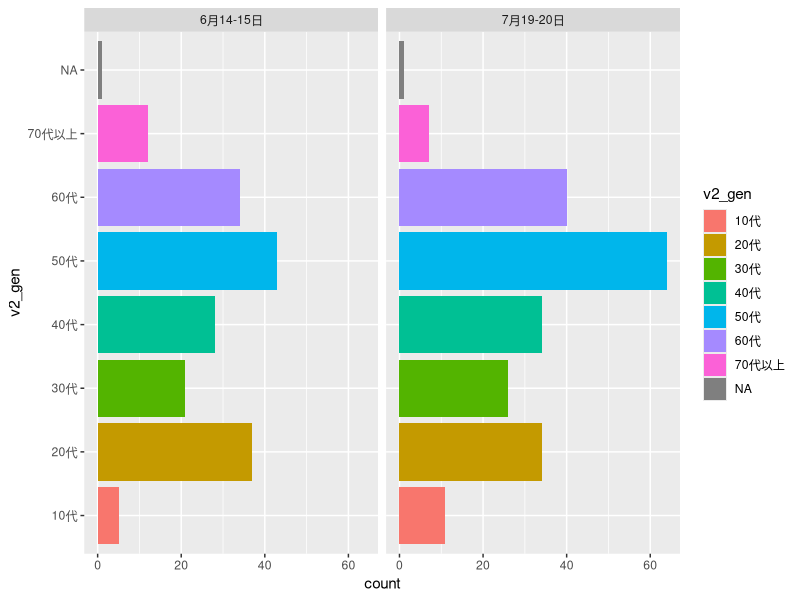
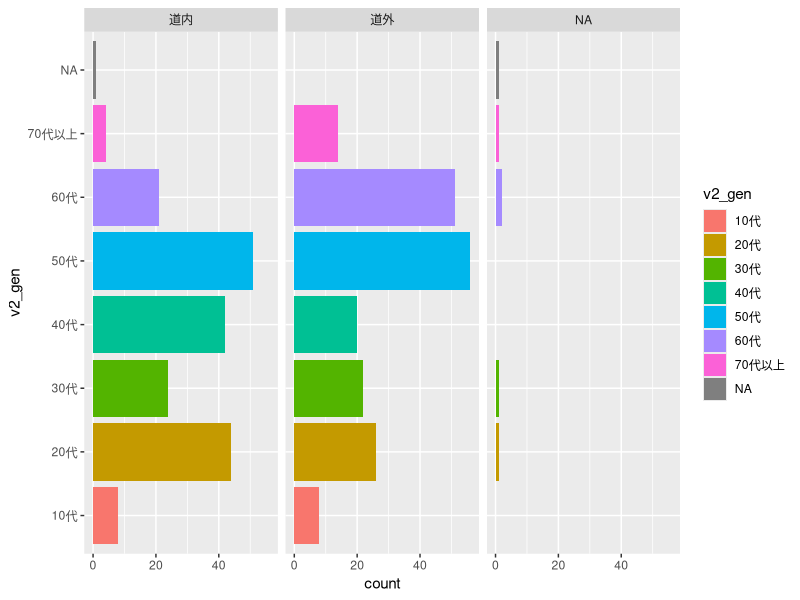
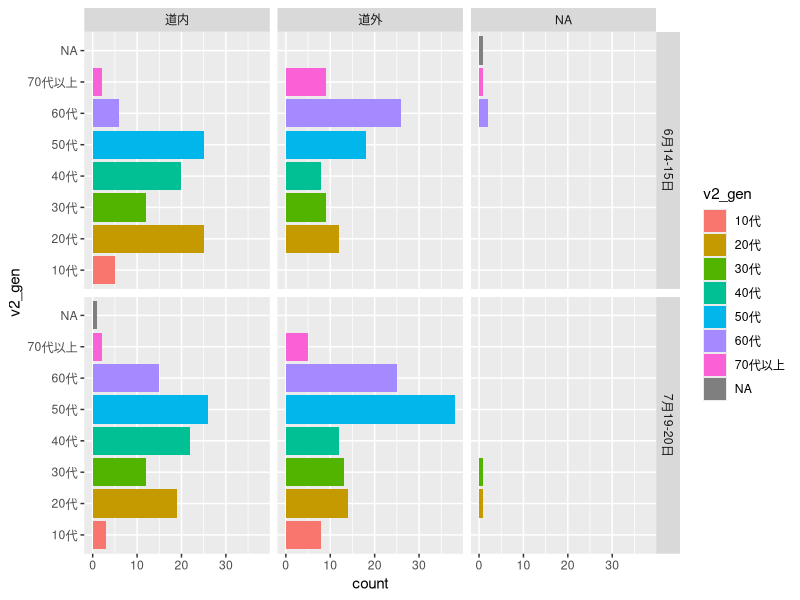
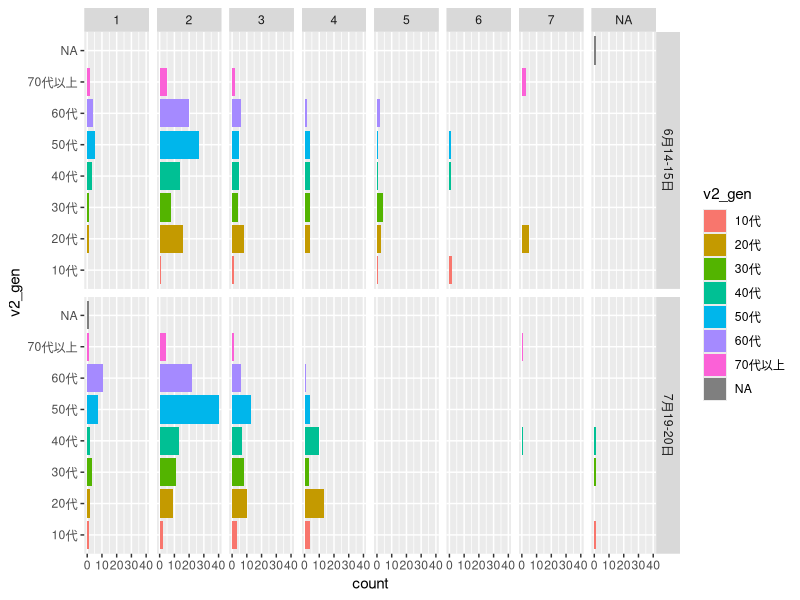
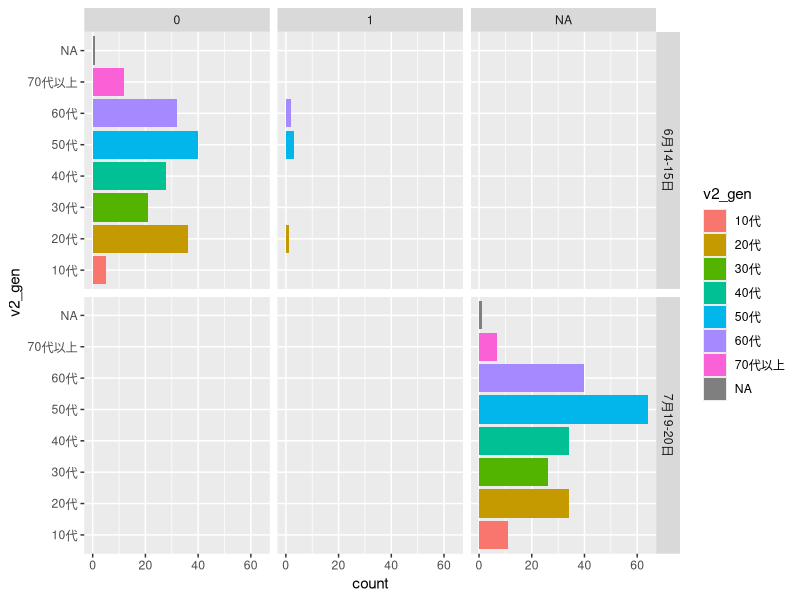
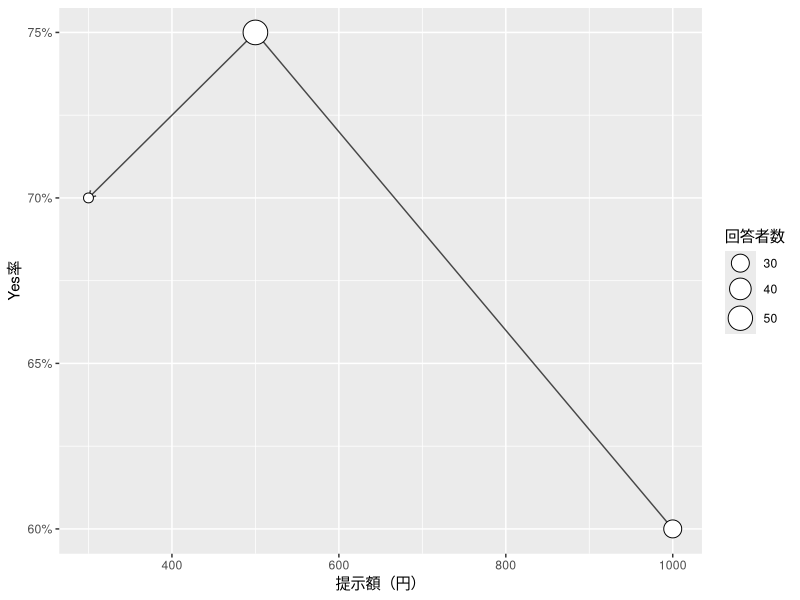

Source code (R) for these figures, in order:
## ---- chunk 1
#| include: false

library(tidyverse)
library(patchwork)
## ---- chunk 2
#| include: false

df <- read_csv("kaminoko2025_all.csv")


## ---- chunk 3
# 変数名を間違って入力していたので修正。
df <- df |> 
  rename_with(~ gsub("^q12", "v12", .x)) 

df <- df |> 
  rename_with(~ gsub("^q14", "v14", .x)) 

# 北海道内（外）と道内（外）が混じっていたので道内（外）に統一
df <- df |> 
  mutate(
    v3_hokkaido = case_when(
      v3_hokkaido == "北海道内" ~ "道内",
      v3_hokkaido == "北海道外" ~ "道外",
      TRUE ~ v3_hokkaido
    )
  )

# 日付をファクタ化してレベル設定
df <- df |> 
  mutate(
    date = factor(date, levels = c("6月8日", "6月14-15日", "7月19-20日"))
  )

# 1,2のままだと使いにくいので、カテゴリー名をかえる。
df <- df |> 
  mutate(
    v13_citizen_consumer = case_when(
      v13_citizen_consumer == 1 ~ "市民選好",
      v13_citizen_consumer == 2 ~ "消費者選好",
      TRUE ~ NA_character_
    )
  )
## ---- chunk 4
df |> 
  ggplot(aes(y = v2_gen, fill = v2_gen)) +
  geom_bar() +
  facet_wrap(~date)
## ---- chunk 5
df |> 
  ggplot(aes(y = v2_gen, fill = v2_gen)) +
  geom_bar() +
  facet_wrap(~v3_hokkaido)
## ---- chunk 6
df |> 
  ggplot(aes(y = v2_gen, fill = v2_gen)) +
  geom_bar() +
  facet_grid(date~v3_hokkaido)
## ---- chunk 7
df |> 
  ggplot(aes(y = v2_gen, fill = v2_gen)) +
  geom_bar() +
  facet_grid(date~v5_companions_cnt)
## ---- chunk 8
df |> 
  ggplot(aes(y = v2_gen, fill = v2_gen)) +
  geom_bar() +
  facet_grid(date~v7_tv)


## ---- chunk 9
bid1_df <- df |> 
  filter(!is.na(v14_bid1)) |> 
  group_by(v14_bid1_wtp) |> 
  summarise(
    yes_rate = mean(v14_bid1 == "支払う"),
    n = n(),
    yes_n = round(n * yes_rate)
  )



df_plot <- tibble::tibble(
  bid1 = 500,
  stage = c("bid1", "bid2", "bid2"),
  branch = c("all", "yes", "no"),   # ← ここが重要
  bid = c(500, 1000, 300),
  yes_rate = c(0.75, 0.60, 0.70),
  n = c(51, 30, 21)
)


df_arrow <- df_plot |>
  filter(stage == "bid2") |>
  left_join(
    df_plot |> filter(stage == "bid1"),
    by = "bid1",
    suffix = c("_to", "_from")
  )


ggplot() +
  geom_segment(
    data = df_arrow,
    aes(
      x = bid_from,
      y = yes_rate_from,
      xend = bid_to,
      yend = yes_rate_to,
      linetype = NULL
    ),
    arrow = arrow(length = unit(0.2, "cm")),
    alpha = 0.7
  ) +
  geom_point(
    data = df_plot,
    aes(x = bid, y = yes_rate, size = n),
    shape = 21, fill = "white"
  ) +
  scale_y_continuous(labels = scales::percent) +
  scale_size_continuous(range = c(3, 8)) +
  scale_linetype_manual(
    values = c(yes = "solid", no = "dashed")
  ) +
  labs(
    x = "提示額（円）",
    y = "Yes率",
    linetype = "初回回答",
    size = "回答者数"
  )
